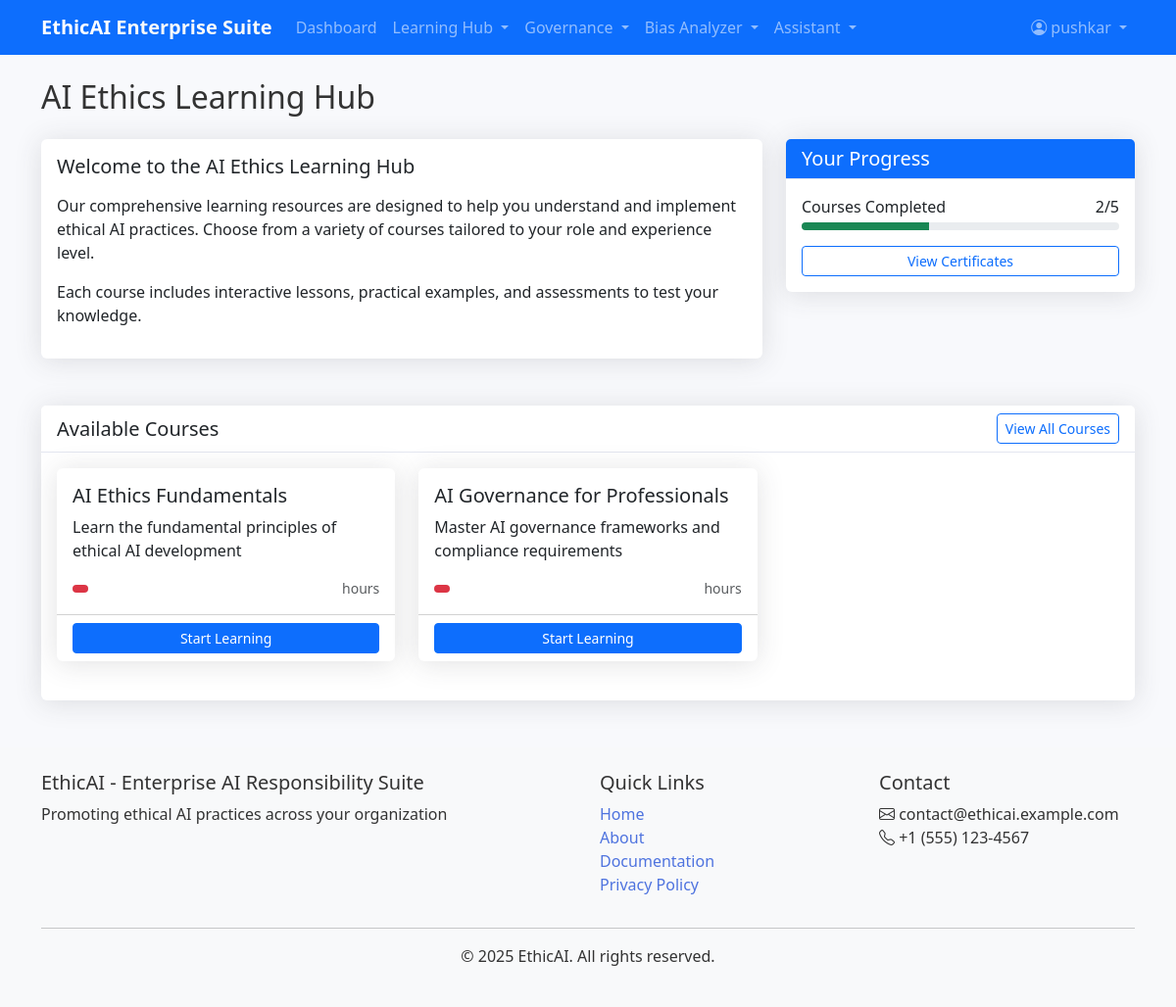
The app's page /learning/ (signed in) with its own data.
### app/models.py (models this page shows, shortened)
class User(UserMixin, db.Model):
    id = db.Column(db.Integer, primary_key=True)
    username = db.Column(db.String(64), index=True, unique=True)
    email = db.Column(db.String(120), index=True, unique=True)
    password_hash = db.Column(db.String(128))
    role = db.Column(db.String(20), default=ROLES['USER'])
    is_active = db.Column(db.Boolean, default=True)
    created_at = db.Column(db.DateTime, default=datetime.utcnow)
    certificates = db.relationship('Certificate', backref='user', lazy='dynamic')
    ai_models = db.relationship('AIModel', backref='owner', lazy='dynamic')
    assessments = db.relationship('Assessment', backref='user', lazy='dynamic')
    assistant_interactions = db.relationship('AssistantInteraction', backref='user', lazy='dynamic')

class Course(db.Model):
    id = db.Column(db.Integer, primary_key=True)
    title = db.Column(db.String(128), index=True)
    description = db.Column(db.Text)
    created_at = db.Column(db.DateTime, default=datetime.utcnow)
    updated_at = db.Column(db.DateTime, default=datetime.utcnow, onupdate=datetime.utcnow)
    lessons = db.relationship('Lesson', backref='course', lazy='dynamic')
    assessments = db.relationship('Assessment', backref='course', lazy='dynamic')

### app/modules/learning_hub/routes.py (the view)
@bp.route('/')
@login_required
def index():
    try:
        courses = Course.query.all()
        return render_template('learning_hub/index.html', title='Learning Hub', courses=courses)
    except Exception as e:
        print(f"Database error: {e}")
        flash("An error occurred while processing your request. Please try again later.", "error")
        return redirect(url_for('main.index'))

### app/models.py (called while the page is built)
@login_manager.user_loader
def load_user(id):
    return User.query.get(int(id))

### app/templates/learning_hub/index.html (shortened to what this page needs)
{% extends "base.html" %}
{% block content %}
<h1 class="h2 mb-4">AI Ethics Learning Hub</h1>
<div class="row mb-4">
    <div class="col-lg-8">
        <div class="card mb-4">
            <div class="card-body">
                <h5 class="mb-3">Welcome to the AI Ethics Learning Hub</h5>
                <p>
                    Our comprehensive learning resources are designed to help you understand and implement ethical AI practices.
                    Choose from a variety of courses tailored to your role and experience level.
                </p>
                <p>
                    Each course includes interactive lessons, practical examples, and assessments to test your knowledge.
                </p>
            </div>
        </div>
    </div>
    <div class="col-lg-4">
        <div class="card mb-4">
            <div class="card-header bg-primary text-white">
                <h5 class="m-0">Your Progress</h5>
            </div>
            <div class="card-body">
                <div class="d-flex justify-content-between mb-1">
                    <span>Courses Completed</span>
                    <span>2/5</span>
                </div>
                <div class="progress mb-3" style="height: 8px;">
                    <div class="progress-bar bg-success" role="progressbar" style="width: 40%;" aria-valuenow="40" aria-valuemin="0" aria-valuemax="100"></div>
                </div>
                <a href="{{ url_for('learning_hub.certificates') }}" class="btn btn-outline-primary btn-sm w-100">View Certificates</a>
            </div>
        </div>
    </div>
</div>
<div class="row">
    <div class="col-12">
        <div class="card">
            <div class="card-header d-flex justify-content-between align-items-center">
                <h5 class="m-0">Available Courses</h5>
                <div>
                    <a href="{{ url_for('learning_hub.courses') }}" class="btn btn-sm btn-outline-primary">View All Courses</a>
                </div>
            </div>
            <div class="card-body">
                <div class="row">
                    {% if courses %}
                        {% for course in courses %}
                            <div class="col-md-6 col-lg-4 mb-4">
                                <div class="card h-100">
                                    <div class="card-body">
                                        <h5 class="card-title">{{ course.title }}</h5>
                                        <p class="card-text">{{ course.description }}</p>
                                        <div class="d-flex justify-content-between align-items-center">
                                            <span class="badge {% if course.difficulty == 'Beginner' %}bg-success{% elif course.difficulty == 'Intermediate' %}bg-warning{% else %}bg-danger{% endif %}">
                                            </span>
                                            <small class="text-muted">{{ course.duration }} hours</small>
                                        </div>
                                    </div>
                                    <div class="card-footer bg-transparent">
                                        <a href="{{ url_for('learning_hub.course', course_id=course.id) }}" class="btn btn-primary btn-sm w-100">Start Learning</a>
                                    </div>
                                </div>
                            </div>
                        {% endfor %}
                    {% endif %}
                </div>
            </div>
        </div>
    </div>
</div>
{% endblock %}

### app/templates/base.html (shortened to what this page needs)
<!DOCTYPE html>
<html lang="en">
<head>
    <link rel="stylesheet" href="https://cdn.jsdelivr.net/npm/bootstrap@5.3.0/dist/css/bootstrap.min.css">
    <link rel="stylesheet" href="{{ url_for('static', filename='css/styles.css') }}">
    <link rel="stylesheet" href="{{ url_for('static', filename='css/loading.css') }}">
    <link rel="stylesheet" href="{{ url_for('static', filename='css/gene-loader.css') }}">
    <link rel="stylesheet" href="https://cdn.jsdelivr.net/npm/bootstrap-icons@1.10.0/font/bootstrap-icons.css">
</head>
<body>
    <header>
        <nav class="navbar navbar-expand-lg navbar-dark bg-primary">
            <div class="container">
                <a class="navbar-brand" href="{{ url_for('main.index') }}">
                    <strong>EthicAI</strong> <span class="text-light">Enterprise Suite</span>
                </a>
                <div class="collapse navbar-collapse" id="navbarNav">
                    <ul class="navbar-nav me-auto">
                        {% if current_user.is_authenticated %}
                        <li class="nav-item">
                            <a class="nav-link" href="{{ url_for('main.dashboard') }}">Dashboard</a>
                        </li>
                        <li class="nav-item dropdown">
                            <a class="nav-link dropdown-toggle" href="#" id="learningDropdown" role="button" data-bs-toggle="dropdown">
                                Learning Hub
                            </a>
                        </li>
                        <li class="nav-item dropdown">
                            <a class="nav-link dropdown-toggle" href="#" id="governanceDropdown" role="button" data-bs-toggle="dropdown">
                                Governance
                            </a>
                        </li>
                        <li class="nav-item dropdown">
                            <a class="nav-link dropdown-toggle" href="#" id="biasDropdown" role="button" data-bs-toggle="dropdown">
                                Bias Analyzer
                            </a>
                        </li>
                        <li class="nav-item dropdown">
                            <a class="nav-link dropdown-toggle" href="#" id="assistantDropdown" role="button" data-bs-toggle="dropdown">
                                Assistant
                            </a>
                        </li>
                        {% endif %}
                    </ul>
                    <ul class="navbar-nav ms-auto">
                        {% if current_user.is_authenticated %}
                        <li class="nav-item dropdown">
                            <a class="nav-link dropdown-toggle" href="#" id="userDropdown" role="button" data-bs-toggle="dropdown">
                                <i class="bi bi-person-circle"></i> {{ current_user.username }}
                            </a>
                        </li>
                        {% endif %}
                    </ul>
                </div>
            </div>
        </nav>
    </header>
    <main class="container mt-4">
        {% block content %}{% endblock %}
    </main>
    <footer class="bg-light py-4 mt-5">
        <div class="container">
            <div class="row">
                <div class="col-md-6">
                    <h5>EthicAI - Enterprise AI Responsibility Suite</h5>
                    <p>Promoting ethical AI practices across your organization</p>
                </div>
                <div class="col-md-3">
                    <h5>Quick Links</h5>
                    <ul class="list-unstyled">
                        <li><a href="{{ url_for('main.index') }}">Home</a></li>
                        <li><a href="#">About</a></li>
                        <li><a href="#">Documentation</a></li>
                        <li><a href="#">Privacy Policy</a></li>
                    </ul>
                </div>
                <div class="col-md-3">
                    <h5>Contact</h5>
                    <ul class="list-unstyled">
                        <li><i class="bi bi-envelope"></i> contact@ethicai.example.com</li>
                        <li><i class="bi bi-telephone"></i> +1 (555) 123-4567</li>
                    </ul>
                </div>
            </div>
            <hr>
            <div class="text-center">
                <p>&copy; {{ 2025 }} EthicAI. All rights reserved.</p>
            </div>
        </div>
    </footer>
</body>
</html>

### app/static/css/styles.css (style rules this page uses)
:root { --primary-color: #4e73df; --secondary-color: #2c9faf; --success-color: #1cc88a; --danger-color: #e74a3b; --warning-color: #f6c23e; --info-color: #36b9cc; --dark-color: #5a5c69; --light-color: #f8f9fc; }
body { font-family: 'Nunito', 'Segoe UI', Roboto, Arial, sans-serif; background-color: #f8f9fc; color: #333; }
a { color: var(--primary-color); text-decoration: none; }
.card { border: none; box-shadow: 0 0.15rem 1.75rem 0 rgba(58, 59, 69, 0.15); transition: transform 0.3s, box-shadow 0.3s; }
.card-header { background-color: white; border-bottom: 1px solid #e3e6f0; }
.navbar-brand { font-weight: 800; }
.navbar-dark .navbar-brand { color: white; }

### app/static/css/loading.css (style rules this page uses)
.btn { transition: all 0.2s ease-in-out; }

### records on screen
User: username "pushkar"
Course: title "AI Ethics Fundamentals", description "Learn the fundamental principles of ethical AI development"
Course: title "AI Governance for Professionals", description "Master AI governance frameworks and compliance requirements"

### other values on screen
{{ 2025 }} "2025"
